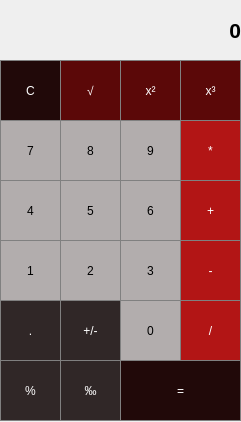
<?xml version="1.0" encoding="UTF-8"?>
<ui version="4.0">
 <class>MainWindow</class>
 <widget class="QMainWindow" name="MainWindow">
  <property name="geometry">
   <rect>
    <x>0</x>
    <y>0</y>
    <width>241</width>
    <height>422</height>
   </rect>
  </property>
  <property name="windowTitle">
   <string>MainWindow</string>
  </property>
  <widget class="QWidget" name="centralWidget">
   <property name="enabled">
    <bool>true</bool>
   </property>
   <widget class="QLabel" name="label">
    <property name="geometry">
     <rect>
      <x>0</x>
      <y>0</y>
      <width>241</width>
      <height>61</height>
     </rect>
    </property>
    <property name="sizePolicy">
     <sizepolicy hsizetype="Preferred" vsizetype="Preferred">
      <horstretch>241</horstretch>
      <verstretch>61</verstretch>
     </sizepolicy>
    </property>
    <property name="font">
     <font>
      <pointsize>16</pointsize>
      <weight>75</weight>
      <bold>true</bold>
     </font>
    </property>
    <property name="styleSheet">
     <string notr="true">QPushButton {
   border: 1px solid gray;
}
QPushButton:pressed {
    background-color: qlineargradient(x1: 0, y1: 0, x2: 0, y2: 1,
                                      stop: 0 #dadbde, stop: 1 #f6f7fa);
}</string>
    </property>
    <property name="text">
     <string>0</string>
    </property>
    <property name="alignment">
     <set>Qt::AlignRight|Qt::AlignTrailing|Qt::AlignVCenter</set>
    </property>
   </widget>
   <widget class="QPushButton" name="Clear">
    <property name="geometry">
     <rect>
      <x>0</x>
      <y>60</y>
      <width>61</width>
      <height>61</height>
     </rect>
    </property>
    <property name="styleSheet">
     <string notr="true">QPushButton {
  background-color:#210909;
  color: white; 
  border: 1px solid gray;
}

QPushButton:pressed {
    background-color: qlineargradient(x1: 0, y1: 0, x2: 0, y2: 1,
                                      stop: 0 #110404, stop: 1 #110404);
}</string>
    </property>
    <property name="text">
     <string>C</string>
    </property>
   </widget>
   <widget class="QPushButton" name="Inv">
    <property name="geometry">
     <rect>
      <x>60</x>
      <y>300</y>
      <width>61</width>
      <height>61</height>
     </rect>
    </property>
    <property name="styleSheet">
     <string notr="true">QPushButton {
  background-color:#302727;
  color: white; 
  border: 1px solid gray;
}

QPushButton:pressed {
    background-color: qlineargradient(x1: 0, y1: 0, x2: 0, y2: 1,
                                      stop: 0 #282323, stop: 1 #282323);
}</string>
    </property>
    <property name="text">
     <string>+/-</string>
    </property>
   </widget>
   <widget class="QPushButton" name="Perc">
    <property name="geometry">
     <rect>
      <x>0</x>
      <y>360</y>
      <width>61</width>
      <height>61</height>
     </rect>
    </property>
    <property name="styleSheet">
     <string notr="true">QPushButton {
  background-color:#302727;
  color: white; 
  border: 1px solid gray;
}

QPushButton:pressed {
    background-color: qlineargradient(x1: 0, y1: 0, x2: 0, y2: 1,
                                      stop: 0 #282323, stop: 1 #282323);
}</string>
    </property>
    <property name="text">
     <string>%</string>
    </property>
   </widget>
   <widget class="QPushButton" name="Div">
    <property name="geometry">
     <rect>
      <x>180</x>
      <y>300</y>
      <width>61</width>
      <height>61</height>
     </rect>
    </property>
    <property name="styleSheet">
     <string notr="true">QPushButton {
  background-color:#b21515;
  color: white; 
  border: 1px solid gray;
}

QPushButton:pressed {
    background-color: qlineargradient(x1: 0, y1: 0, x2: 0, y2: 1,
                                      stop: 0 #770d0d, stop: 1 #470707);
}</string>
    </property>
    <property name="text">
     <string>/</string>
    </property>
   </widget>
   <widget class="QPushButton" name="Button7">
    <property name="geometry">
     <rect>
      <x>0</x>
      <y>120</y>
      <width>61</width>
      <height>61</height>
     </rect>
    </property>
    <property name="styleSheet">
     <string notr="true">QPushButton {
   border: 1px solid gray;
	background-color: #b2adad

}
QPushButton:pressed {
    background-color: qlineargradient(x1: 0, y1: 0, x2: 0, y2: 1,
                                      stop: 0 #dadbde, stop: 1 #f6f7fa);
}</string>
    </property>
    <property name="text">
     <string>7</string>
    </property>
   </widget>
   <widget class="QPushButton" name="Mult">
    <property name="geometry">
     <rect>
      <x>180</x>
      <y>120</y>
      <width>61</width>
      <height>61</height>
     </rect>
    </property>
    <property name="styleSheet">
     <string notr="true">QPushButton {
  background-color:#b21515;
  color: white; 
  border: 1px solid gray;
}

QPushButton:pressed {
    background-color: qlineargradient(x1: 0, y1: 0, x2: 0, y2: 1,
                                      stop: 0 #770d0d, stop: 1 #470707);
}</string>
    </property>
    <property name="text">
     <string>*</string>
    </property>
   </widget>
   <widget class="QPushButton" name="Button8">
    <property name="geometry">
     <rect>
      <x>60</x>
      <y>120</y>
      <width>61</width>
      <height>61</height>
     </rect>
    </property>
    <property name="styleSheet">
     <string notr="true">QPushButton {
   border: 1px solid gray;
	background-color: #b2adad

}
QPushButton:pressed {
    background-color: qlineargradient(x1: 0, y1: 0, x2: 0, y2: 1,
                                      stop: 0 #dadbde, stop: 1 #f6f7fa);
}</string>
    </property>
    <property name="text">
     <string>8</string>
    </property>
   </widget>
   <widget class="QPushButton" name="Button9">
    <property name="geometry">
     <rect>
      <x>120</x>
      <y>120</y>
      <width>61</width>
      <height>61</height>
     </rect>
    </property>
    <property name="styleSheet">
     <string notr="true">QPushButton {
   border: 1px solid gray;
	background-color: #b2adad

}
QPushButton:pressed {
    background-color: qlineargradient(x1: 0, y1: 0, x2: 0, y2: 1,
                                      stop: 0 #dadbde, stop: 1 #f6f7fa);
}</string>
    </property>
    <property name="text">
     <string>9</string>
    </property>
   </widget>
   <widget class="QPushButton" name="Button4">
    <property name="geometry">
     <rect>
      <x>0</x>
      <y>180</y>
      <width>61</width>
      <height>61</height>
     </rect>
    </property>
    <property name="styleSheet">
     <string notr="true">QPushButton {
   border: 1px solid gray;
	background-color: #b2adad

}
QPushButton:pressed {
    background-color: qlineargradient(x1: 0, y1: 0, x2: 0, y2: 1,
                                      stop: 0 #dadbde, stop: 1 #f6f7fa);
}</string>
    </property>
    <property name="text">
     <string>4</string>
    </property>
   </widget>
   <widget class="QPushButton" name="Add">
    <property name="geometry">
     <rect>
      <x>180</x>
      <y>180</y>
      <width>61</width>
      <height>61</height>
     </rect>
    </property>
    <property name="styleSheet">
     <string notr="true">QPushButton {
  background-color:#b21515;
  color: white; 
  border: 1px solid gray;
}

QPushButton:pressed {
    background-color: qlineargradient(x1: 0, y1: 0, x2: 0, y2: 1,
                                      stop: 0 #770d0d, stop: 1 #470707);
}</string>
    </property>
    <property name="text">
     <string>+</string>
    </property>
   </widget>
   <widget class="QPushButton" name="Button5">
    <property name="geometry">
     <rect>
      <x>60</x>
      <y>180</y>
      <width>61</width>
      <height>61</height>
     </rect>
    </property>
    <property name="styleSheet">
     <string notr="true">QPushButton {
   border: 1px solid gray;
	background-color: #b2adad

}
QPushButton:pressed {
    background-color: qlineargradient(x1: 0, y1: 0, x2: 0, y2: 1,
                                      stop: 0 #dadbde, stop: 1 #f6f7fa);
}</string>
    </property>
    <property name="text">
     <string>5</string>
    </property>
   </widget>
   <widget class="QPushButton" name="Button6">
    <property name="geometry">
     <rect>
      <x>120</x>
      <y>180</y>
      <width>61</width>
      <height>61</height>
     </rect>
    </property>
    <property name="styleSheet">
     <string notr="true">QPushButton {
   border: 1px solid gray;
	background-color: #b2adad

}
QPushButton:pressed {
    background-color: qlineargradient(x1: 0, y1: 0, x2: 0, y2: 1,
                                      stop: 0 #dadbde, stop: 1 #f6f7fa);
}</string>
    </property>
    <property name="text">
     <string>6</string>
    </property>
   </widget>
   <widget class="QPushButton" name="Button1">
    <property name="geometry">
     <rect>
      <x>0</x>
      <y>240</y>
      <width>61</width>
      <height>61</height>
     </rect>
    </property>
    <property name="styleSheet">
     <string notr="true">QPushButton {
   border: 1px solid gray;
	background-color: #b2adad

}
QPushButton:pressed {
    background-color: qlineargradient(x1: 0, y1: 0, x2: 0, y2: 1,
                                      stop: 0 #dadbde, stop: 1 #f6f7fa);
}</string>
    </property>
    <property name="text">
     <string>1</string>
    </property>
   </widget>
   <widget class="QPushButton" name="Sub">
    <property name="geometry">
     <rect>
      <x>180</x>
      <y>240</y>
      <width>61</width>
      <height>61</height>
     </rect>
    </property>
    <property name="styleSheet">
     <string notr="true">QPushButton {
  background-color:#b21515;
  color: white; 
  border: 1px solid gray;
}

QPushButton:pressed {
    background-color: qlineargradient(x1: 0, y1: 0, x2: 0, y2: 1,
                                      stop: 0 #770d0d, stop: 1 #470707);
}</string>
    </property>
    <property name="text">
     <string>-</string>
    </property>
   </widget>
   <widget class="QPushButton" name="Button2">
    <property name="geometry">
     <rect>
      <x>60</x>
      <y>240</y>
      <width>61</width>
      <height>61</height>
     </rect>
    </property>
    <property name="styleSheet">
     <string notr="true">QPushButton {
   border: 1px solid gray;
	background-color: #b2adad

}
QPushButton:pressed {
    background-color: qlineargradient(x1: 0, y1: 0, x2: 0, y2: 1,
                                      stop: 0 #dadbde, stop: 1 #f6f7fa);
}</string>
    </property>
    <property name="text">
     <string>2</string>
    </property>
   </widget>
   <widget class="QPushButton" name="Button3">
    <property name="geometry">
     <rect>
      <x>120</x>
      <y>240</y>
      <width>61</width>
      <height>61</height>
     </rect>
    </property>
    <property name="styleSheet">
     <string notr="true">QPushButton {
   border: 1px solid gray;
	background-color: #b2adad

}
QPushButton:pressed {
    background-color: qlineargradient(x1: 0, y1: 0, x2: 0, y2: 1,
                                      stop: 0 #dadbde, stop: 1 #f6f7fa);
}</string>
    </property>
    <property name="text">
     <string>3</string>
    </property>
   </widget>
   <widget class="QPushButton" name="Button0">
    <property name="geometry">
     <rect>
      <x>120</x>
      <y>300</y>
      <width>61</width>
      <height>61</height>
     </rect>
    </property>
    <property name="styleSheet">
     <string notr="true">QPushButton {
   border: 1px solid gray;
	background-color: #b2adad

}
QPushButton:pressed {
    background-color: qlineargradient(x1: 0, y1: 0, x2: 0, y2: 1,
                                      stop: 0 #dadbde, stop: 1 #f6f7fa);
}</string>
    </property>
    <property name="text">
     <string>0</string>
    </property>
   </widget>
   <widget class="QPushButton" name="Equal">
    <property name="geometry">
     <rect>
      <x>120</x>
      <y>360</y>
      <width>121</width>
      <height>61</height>
     </rect>
    </property>
    <property name="styleSheet">
     <string notr="true">QPushButton {
  background-color:#210909;
  color: white; 
  border: 1px solid gray;
}

QPushButton:pressed {
    background-color: qlineargradient(x1: 0, y1: 0, x2: 0, y2: 1,
                                      stop: 0 #110404, stop: 1 #110404);
}</string>
    </property>
    <property name="text">
     <string>=</string>
    </property>
   </widget>
   <widget class="QPushButton" name="Dot">
    <property name="geometry">
     <rect>
      <x>0</x>
      <y>300</y>
      <width>61</width>
      <height>61</height>
     </rect>
    </property>
    <property name="styleSheet">
     <string notr="true">QPushButton {
  background-color:#302727;
  color: white; 
  border: 1px solid gray;
}

QPushButton:pressed {
    background-color: qlineargradient(x1: 0, y1: 0, x2: 0, y2: 1,
                                      stop: 0 #282323, stop: 1 #282323);
}</string>
    </property>
    <property name="text">
     <string>.</string>
    </property>
   </widget>
   <widget class="QPushButton" name="Sqrt">
    <property name="geometry">
     <rect>
      <x>60</x>
      <y>60</y>
      <width>61</width>
      <height>61</height>
     </rect>
    </property>
    <property name="styleSheet">
     <string notr="true">QPushButton {
  background-color:#5b0808;
  color: white; 
  border: 1px solid gray;
}

QPushButton:pressed {
    background-color: qlineargradient(x1: 0, y1: 0, x2: 0, y2: 1,
                                      stop: 0 #490606, stop: 1 #490606);
}</string>
    </property>
    <property name="text">
     <string>√</string>
    </property>
   </widget>
   <widget class="QPushButton" name="Pow">
    <property name="geometry">
     <rect>
      <x>120</x>
      <y>60</y>
      <width>61</width>
      <height>61</height>
     </rect>
    </property>
    <property name="styleSheet">
     <string notr="true">QPushButton {
  background-color:#5b0808;
  color: white; 
  border: 1px solid gray;
}

QPushButton:pressed {
    background-color: qlineargradient(x1: 0, y1: 0, x2: 0, y2: 1,
                                      stop: 0 #490606, stop: 1 #490606);
}</string>
    </property>
    <property name="text">
     <string>x²</string>
    </property>
   </widget>
   <widget class="QPushButton" name="Promile">
    <property name="geometry">
     <rect>
      <x>60</x>
      <y>360</y>
      <width>61</width>
      <height>61</height>
     </rect>
    </property>
    <property name="styleSheet">
     <string notr="true">QPushButton {
  background-color:#302727;
  color: white; 
  border: 1px solid gray;
}

QPushButton:pressed {
    background-color: qlineargradient(x1: 0, y1: 0, x2: 0, y2: 1,
                                      stop: 0 #282323, stop: 1 #282323);
}</string>
    </property>
    <property name="text">
     <string>‰</string>
    </property>
   </widget>
   <widget class="QPushButton" name="Cube">
    <property name="geometry">
     <rect>
      <x>180</x>
      <y>60</y>
      <width>61</width>
      <height>61</height>
     </rect>
    </property>
    <property name="styleSheet">
     <string notr="true">QPushButton {
  background-color:#5b0808;
  color: white; 
  border: 1px solid gray;
}

QPushButton:pressed {
    background-color: qlineargradient(x1: 0, y1: 0, x2: 0, y2: 1,
                                      stop: 0 #490606, stop: 1 #490606);
}</string>
    </property>
    <property name="text">
     <string>x³</string>
    </property>
   </widget>
  </widget>
 </widget>
 <layoutdefault spacing="6" margin="11"/>
 <resources/>
 <connections/>
</ui>
